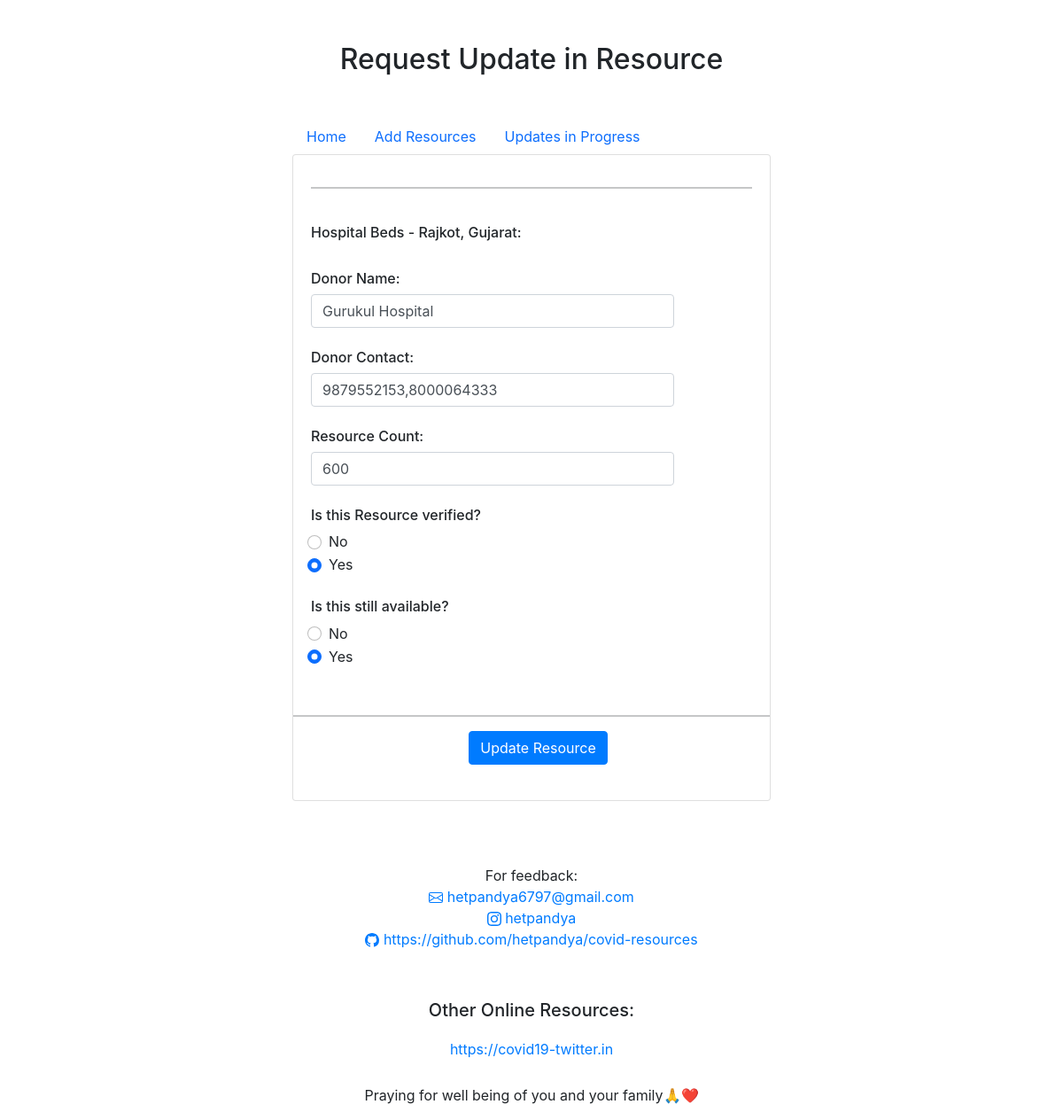
The app's page /manage-resource/1 with its own data.
### models.py (models this page shows)
class Donors(Base):
    __tablename__ = 'donors'
    id = Column(Integer, primary_key = True)
    name = Column(String)
    resource_id = Column(Integer,ForeignKey('resources.id', ondelete='CASCADE'))
    resources = relationship("Resources",backref ="available_donors")
    contact = Column(String)
    blood_group = Column(String)

class Resources(Base):
    __tablename__ = 'resources'
    id = Column(Integer, primary_key = True)
    resource_type = Column(SmallInteger)
    available = Column(Boolean)
    verified = Column(Boolean)
    is_approved_by_admin = Column(Boolean)
    state_id = Column(SmallInteger)
    city_id = Column(SmallInteger)
    resource_count = Column(SmallInteger)
    donor_or_recipient = Column(Boolean)
    media_id = Column(Integer,ForeignKey('media.id'))

### app.py (the view, shortened to what this page needs)
@app.route('/manage-resource/<resource_id>', methods=['GET',"POST"])
def manage_resource(resource_id):
    if request.method == 'GET':
        resource = db_session.query(Resources).filter_by(id=resource_id).first()
        try:
            name = resource.available_donors[0].name
            contact = resource.available_donors[0].contact
        except:
            name = resource.resource_recipients[0].name
            contact =  resource.resource_recipients[0].contact
        state_id = resource.state_id
        city_id = resource.city_id
        location = states_data[state_id - 1]["districts"][city_id - 1]["name"] + ", " + states_data[state_id - 1]["name"]
        responses = {
                    "resource_name":services_indices[resource.resource_type].replace("-"," ").title(),
                    "name":name,
                    'contact':contact,
                    "available":resource.available,
                    "count":resource.resource_count,
                    "location":location,
                    "verified":resource.verified,
                    "is_approved_by_admin":resource.is_approved_by_admin,
                    "resource_id":resource.id}
        return render_template("update_resource.html",responses = responses,blood_groups = blood_groups)

### templates/update_resource.html (shortened to what this page needs)
<!DOCTYPE html>
<html lang="en">
<head>
    <link href="https://cdn.jsdelivr.net/npm/bootstrap@5.0.0-beta3/dist/css/bootstrap.min.css" rel="stylesheet">
    <link href="https://maxcdn.bootstrapcdn.com/bootstrap/4.1.0/css/bootstrap.min.css" rel="stylesheet">
    <link rel="stylesheet" href="https://cdn.jsdelivr.net/npm/bootstrap-select@1.13.14/dist/css/bootstrap-select.min.css">
</head>
<body>
    <div class="container">
        <div class="row">
            <div class="col-md-12">
                <br>
                <br>
                <h2 class="text-center mb-5">
                    {% if session['logged_in'] %}
                        Update Resource
                    {%else%}
                        Request Update in Resource
                    {%endif%}
                </h2>
                <div class="row">
                    <div class="col-md-6 offset-md-3">
                        <ul class="nav">
                            {% if session['logged_in'] %}
                            <li class="nav-item">
                              <a class="nav-link active" href="/admin/home" aria-current="page">Home</a>
                            </li>
                            {% else %}
                            <li class="nav-item">
                                <a class="nav-link active" href="/" aria-current="page">Home</a>
                              </li>
                            {% endif %}
                            {% if session['logged_in'] %}
                            <li class="nav-item">
                              <a class="nav-link active" href="/admin/add-data" tabindex="-1" aria-disabled="true">Update Resources</a>
                            </li>
                            {% else %}
                            <li class="nav-item">
                                <a class="nav-link active" href="/add-data" aria-current="page">Add Resources</a>
                              </li>
                            {% endif %}
                            <li class="nav-item">
                                <a class="nav-link active" href="/updates" tabindex="-1" aria-disabled="true">Updates in Progress</a>
                            </li>
                        </ul>
                        {% if session['logged_in'] %}
                            <form action="/admin/manage-resource/{{responses['resource_id']}}" method="post" id="contribution-form">
                        {% else %}
                            <form action="/manage-resource/{{responses['resource_id']}}" method="post" id="contribution-form">
                        {% endif %}
                            <div class="card card-outline-secondary">
                                <div class="card-body">
                                    <hr>
                                    <div class="form-group row">
                                            <div class="col-lg-10">
                                                <br>
                                                <h6>{{responses["resource_name"] }} - {{responses["location"]}}:</h6>
                                                <br>
                                                <h6>Donor Name:</h6>
                                                <div class="form-outline">
                                                    <input type="text" id="donor-name" value="{{responses['name']}}" name="donor-name" class="form-control" />
                                                </div>
                                                <br>
                                                <h6>Donor Contact:</h6>
                                                <div class="form-outline">
                                                    <input type="text" id="donor-contact" name="donor-contact" value="{{responses['contact']}}" class="form-control" />
                                                </div>
                                                <br>
                                                <h6>
                                                    Resource Count:
                                                </h6>
                                                <input class="form-control" name="resource-count" value="{{responses['count']}}" type="number" id="resource-count" />
                                                <br>
                                                <h6>
                                                    Is this Resource verified?
                                                </h6>
                                                <div class="form-check">
                                                    <input class="form-check-input" type="radio" name="verification-check" id="no-radio" value="0" {%if not responses.verified %}checked{%endif%}>
                                                    <label class="form-check-label" for="no-radio">
                                                        No
                                                    </label>
                                                </div>
                                                <div class="form-check">
                                                    <input class="form-check-input" type="radio" name="verification-check" id="yes-radio" value="1" {%if responses.verified %}checked{%endif%}>
                                                    <label class="form-check-label" for="yes-radio">
                                                        Yes
                                                    </label>
                                                </div>
                                                <br>
                                                <h6>
                                                    Is this still available?
                                                </h6>
                                                <div class="form-check">
                                                    <input class="form-check-input" type="radio" name="available-check" id="available-no-radio" value="0" {%if not responses.available %}checked{%endif%}>
                                                    <label class="form-check-label" for="available-no-radio">
                                                        No
                                                    </label>
                                                </div>
                                                <div class="form-check">
                                                    <input class="form-check-input" type="radio" name="available-check" id="available-yes-radio" value="1" {%if responses.available %}checked{%endif%}>
                                                    <label class="form-check-label" for="available-yes-radio">
                                                        Yes
                                                    </label>
                                                </div>
                                            </div>
                                            </div>
                                        </div>
                                        <hr>
                                    <div class="form-group row">
                                        <div class="text-center">
                                            <button type="submit" class="btn btn-primary search-btn">
                                                Update Resource
                                            </button>
                                            <br>
                                            <br>
                                        </div>
                                    </div>
                                </div>
                            </div>
                    </div>
                </div>
            </div>
        </div>
    <br>
    <br>
    <br>
    <div class="footer-copyright">
        <div class="container">
            <div class="row">
                <div class="col-md-12 text-center">
                    <p>For feedback:
                        <br>
                        <a href="mailto:hetpandya6797@gmail.com" class="text-decoration-none">
                            hetpandya6797@gmail.com
                        </a>
                        <br>
                        <a href="https://instagram.com/hetpandya" target="_blank" class="text-decoration-none">
                            hetpandya
                        </a>
                        <br>
                        <a href="https://github.com/hetpandya/covid-resources" target="_blank" class="text-decoration-none">
                            https://github.com/hetpandya/covid-resources
                        </a>
                    </p>
                    <br>
                    <p>
                        <h5>Other Online Resources:</h5>
                        <ul class="list-group list-group-flush">
                            <li class="list-group-item"><a href="https://covid19-twitter.in" target="_blank" class="text-decoration-none">https://covid19-twitter.in</a></li>
                          </ul>
                    </p>
                    <p>
                        Praying for well being of you and your family🙏❤️
                    </p>
                </div>
            </div>
        </div>
    </div>
</body>
</html>

### templates/update_resource.html (style rules this page uses)
.search-btn { margin-left: 15px; }

### records on screen
Donors: donor-name "Gurukul Hospital", donor-contact "9879552153,8000064333"
Resources: resource-count "600"

### other values on screen
{{ responses["resource_name"] }} "Hospital Beds"
{{ responses["location"] }} "Rajkot, Gujarat"
